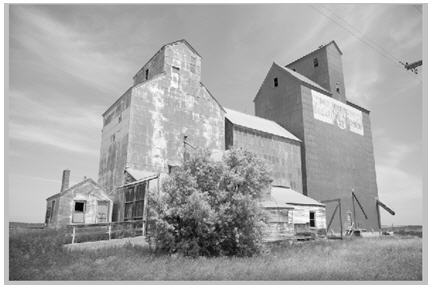
%> input picture tut2/b81.jpg, 432 x 289 px
$ octave --eval "q6('b81.jpg');"   (GNU Octave 9; MATLAB toolbox functions it lacks are replaced by stand-ins)
%> lines starting %> are read from the running program, lines starting %| are printed output that depends on the picture
function q6(imagename)
%> called with imagename = 'b81.jpg'
a=[10,70,150,-10,-70,-150]
f= imread(imagename);
%> f is the input picture: size 289x432x3 uint8; min 0, max 255, mean 168.4
subplot(length(a) + 1,1,1), imshow(f);
for k =1 : length(a)
    sum = f+a(k);
    sum(sum>255)=255;
    subplot(length(a) + 1,1,k+1), imshow(sum);
end
%> this loop made 6 passes
%> pass 2, in q6, `sum = f+a(k);`:
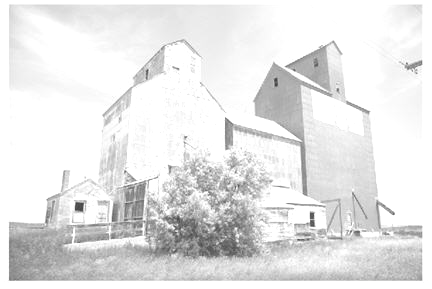
%> sum: size 289x432x3 uint8; min 70, max 255, mean 230.1
%> pass 3, in q6, `sum = f+a(k);`:
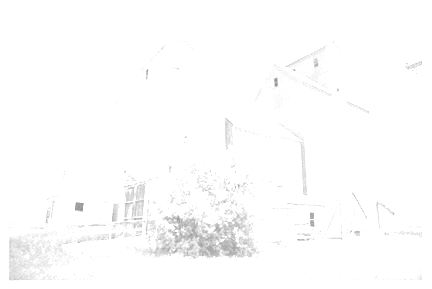
%> sum: size 289x432x3 uint8; min 150, max 255, mean 252.6
%> after the loop:
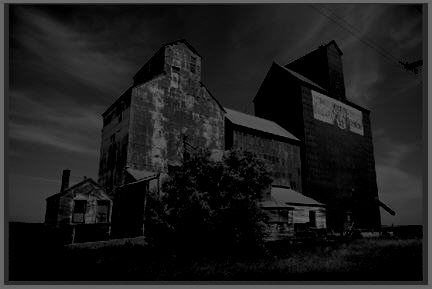
%> sum: size 289x432x3 uint8; min 0, max 105, mean 28.9
%> `q6('b81.jpg');`:
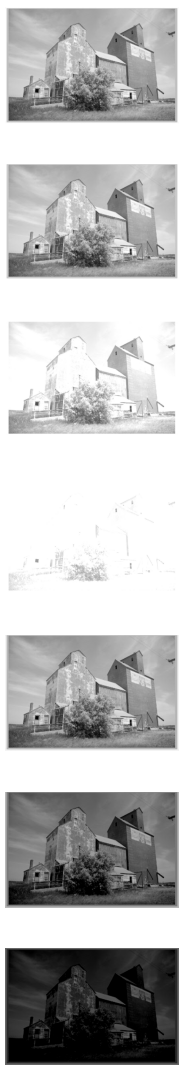
%> figure redrawn from the program's plot data, 7 panels
